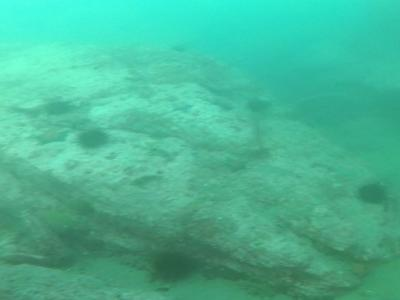
#> input picture 2.jpg, 400 x 300 px, given in place of 2.png, which was not available
$ jupyter execute --allow-errors project.ipynb
#> lines starting #> are read from the running program, lines starting #| are printed output that depends on the picture; pictures that were not available may be replaced by others from this repository, and a replacement may not be noted
[cell 1]
import cv2
from matplotlib import pyplot as plt
import numpy as np
from scipy.stats import rayleigh
import pandas as pd

[cell 2]
# Load the image
image = cv2.imread('2.png')
#> image is the input picture: shape (300, 400, 3); mean B, G, R 149.4, 182.4, 72

# Check if the image has been correctly loaded
if image is None:
    print("Could not open or find the image")
else:
    # Convert the image from BGR to RGB
    image = cv2.cvtColor(image, cv2.COLOR_BGR2RGB)

    # Display the image
    plt.figure(figsize=(10, 10))
    plt.imshow(image)
    plt.show()

[cell 3]
# Split the image into its RGB components
R, G, B = cv2.split(image)
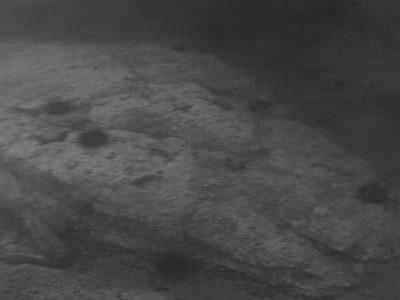
#> R: shape (300, 400); min 37, max 132, mean 72
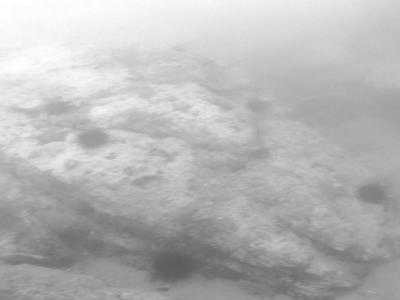
#> G: shape (300, 400); min 92, max 255, mean 182.4
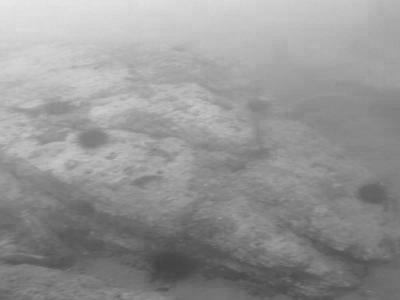
#> B: shape (300, 400); min 66, max 231, mean 149.4

# Create a figure with 3 subplots for R, G, B respectively
fig, axs = plt.subplots(3, 1, figsize=(10, 10))

# Plot the RGB histograms
for (channel, color, ax) in zip((R, G, B), ('r', 'g', 'b'), axs):
    histogram = cv2.calcHist([channel], [0], None, [256], [0, 256])
    ax.plot(histogram, color=color)
    ax.set_xlim([0, 256])
    ax.set_title(f'{color.upper()} Histogram')
#> this loop made 3 passes
#> color on passes 1 to 3: 'r', 'g', 'b'

plt.tight_layout()
plt.show()
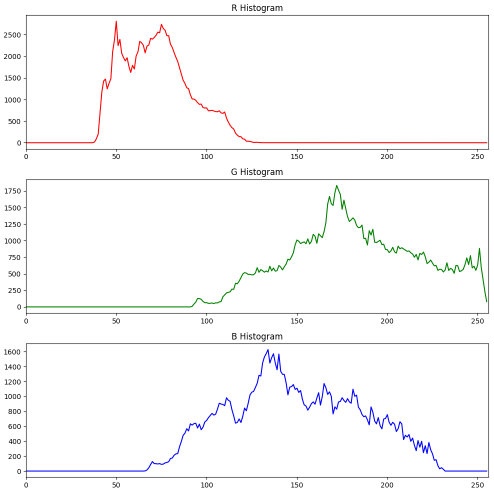
#> figure drawn by matplotlib, 3 panels; panel 1: curve peaks at x = 50, y = 2812; panel 2: curve peaks at x = 172, y = 1834; panel 3: curve peaks at x = 134, y = 1628

[cell 4]
# Display the channels
plt.figure(figsize=(20, 20))

plt.subplot(1, 3, 1)
plt.imshow(R, cmap='gray')
plt.title('Red Channel')

plt.subplot(1, 3, 2)
plt.imshow(G, cmap='gray')
plt.title('Green Channel')

plt.subplot(1, 3, 3)
plt.imshow(B, cmap='gray')
plt.title('Blue Channel')

plt.show()

[cell 5]
from scipy.stats import rayleigh

#

# Define the CLAHE algorithm with 8x8 tiles
clahe = cv2.createCLAHE(clipLimit=2.0, tileGridSize=(8,8))

# Apply the CLAHE algorithm to each channel
R_clahe = clahe.apply(R)
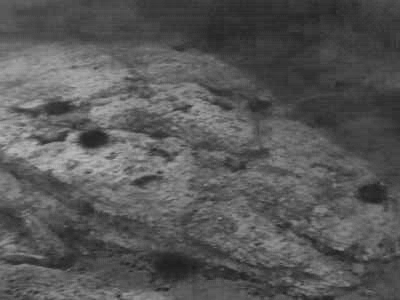
#> R_clahe: shape (300, 400); min 29, max 185, mean 87.2
G_clahe = clahe.apply(G)
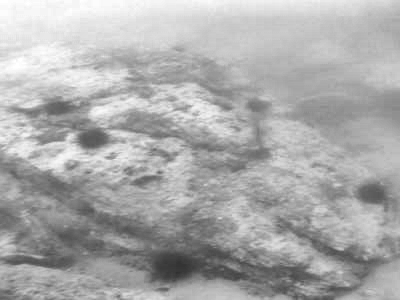
#> G_clahe: shape (300, 400); min 48, max 255, mean 171
B_clahe = clahe.apply(B)
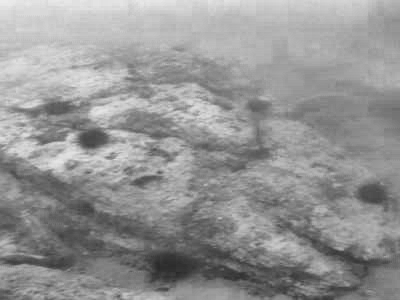
#> B_clahe: shape (300, 400); min 40, max 236, mean 148.4

# Apply Rayleigh distribution
alpha = 0.4
x = np.arange(0, 256, 0.01)
pdf = x / (alpha**2) * np.exp(-x**2 / (2 * alpha**2))
cdf = 1 - np.exp(-x**2 / (2 * alpha**2))

R_rayleigh = np.interp(R_clahe, cdf * 255, x)
G_rayleigh = np.interp(G_clahe, cdf * 255, x)
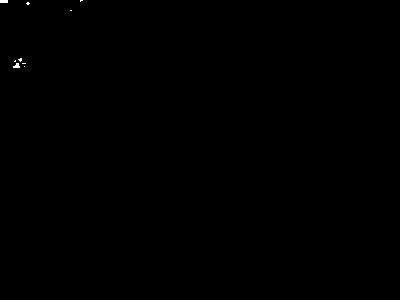
#> G_rayleigh: shape (300, 400) float64; min 0.258, max 256, mean 0.8; drawn with min black and max white
B_rayleigh = np.interp(B_clahe, cdf * 255, x)
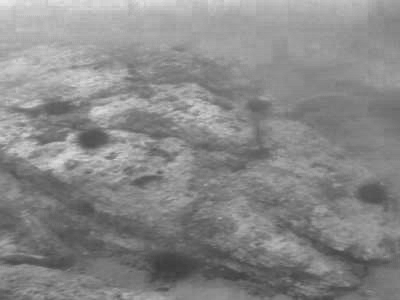
#> B_rayleigh: shape (300, 400) float64; min 0.234, max 0.912, mean 0.537

# Merge the channels
img_rayleigh = cv2.merge([R_rayleigh, G_rayleigh, B_rayleigh])
cv2.imwrite('img_rayleigh.png', img_rayleigh)
# Display the channels
plt.figure(figsize=(20, 20))

plt.subplot(1, 3, 1)
plt.imshow(R_rayleigh, cmap='gray')
plt.title('Red Channel')

plt.subplot(1, 3, 2)
plt.imshow(G_rayleigh, cmap='gray')
plt.title('Green Channel')

plt.subplot(1, 3, 3)
plt.imshow(B_rayleigh, cmap='gray')
plt.title('Blue Channel')

plt.show()

[cell 6]
# Convert the channels to DataFrames
R_df = pd.DataFrame(R_rayleigh)
#> R_df = table of 300 rows and 400 columns
G_df = pd.DataFrame(G_rayleigh)
#> G_df = table of 300 rows and 400 columns
B_df = pd.DataFrame(B_rayleigh)
#> B_df = table of 300 rows and 400 columns

# Display the DataFrames
print("Red Channel:")
print(R_df)
#> (printed output is left out)
print("\nGreen Channel:")
print(G_df)
#> (printed output is left out)
print("\nBlue Channel:")
print(B_df)
#> (printed output is left out)

$ run again, with 1.jpg copied over 2.jpg
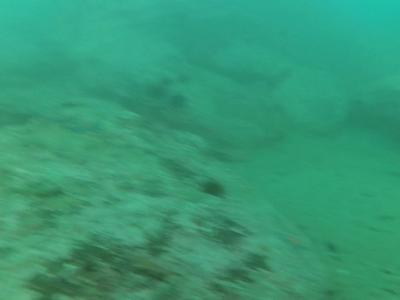
#> input picture 1.jpg, 400 x 300 px, given in place of 2.png, which was not available
#> image is the input picture: shape (300, 400, 3); mean B, G, R 117.2, 152.3, 54.2
#> `R, G, B = cv2.split(image)`:
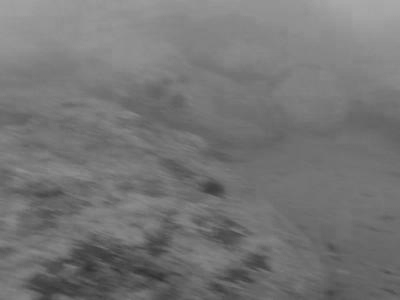
#> B: shape (300, 400); min 49, max 168, mean 117.2
#> the loop `for (channel, color, ax) in zip((R, G, B), ('r', 'g', 'b'), axs):` made 3 passes
#> color on passes 1 to 3: 'r', 'g', 'b'
#> `cv2.imwrite('img_rayleigh.png', img_rayleigh)`:
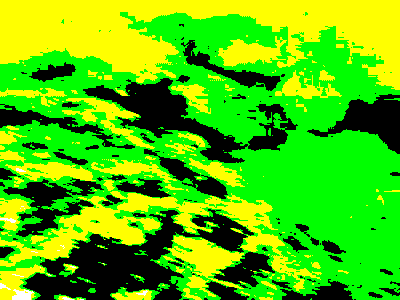
#> saved as img_rayleigh.png: shape (300, 400, 3); mean B, G, R 0.00313, 0.775, 0.315; drawn with 1 as white
#> R_df = table of 300 rows and 400 columns
#> (printed output is left out)
#> (printed output is left out)
#> (printed output is left out)

$ run again, with 10.jpg copied over 2.jpg
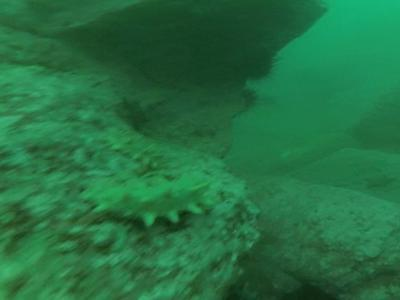
#> input picture 10.jpg, 400 x 300 px, given in place of 2.png, which was not available
#> image is the input picture: shape (300, 400, 3); mean B, G, R 66.1, 111.5, 36.2
#> `R, G, B = cv2.split(image)`:
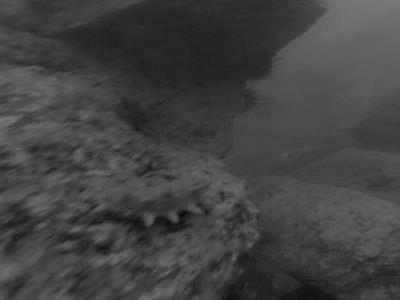
#> B: shape (300, 400); min 7, max 123, mean 66.1
#> the loop `for (channel, color, ax) in zip((R, G, B), ('r', 'g', 'b'), axs):` made 3 passes
#> color on passes 1 to 3: 'r', 'g', 'b'
#> `cv2.imwrite('img_rayleigh.png', img_rayleigh)`:
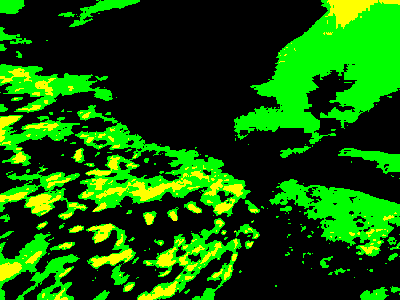
#> saved as img_rayleigh.png: shape (300, 400, 3); mean B, G, R 0, 0.35, 0.0628; drawn with 1 as white
#> R_df = table of 300 rows and 400 columns
#> (printed output is left out)
#> (printed output is left out)
#> (printed output is left out)
